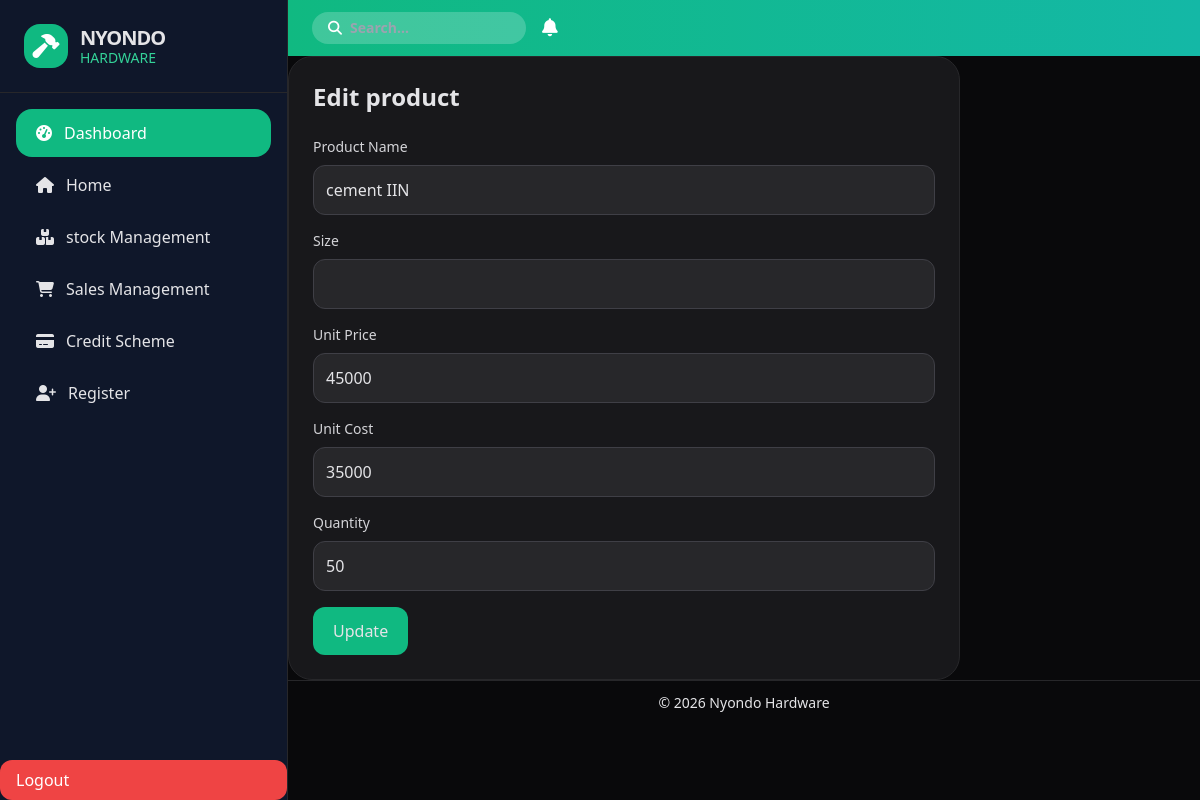
The app's page /edit-product/1/ (signed in), older data.
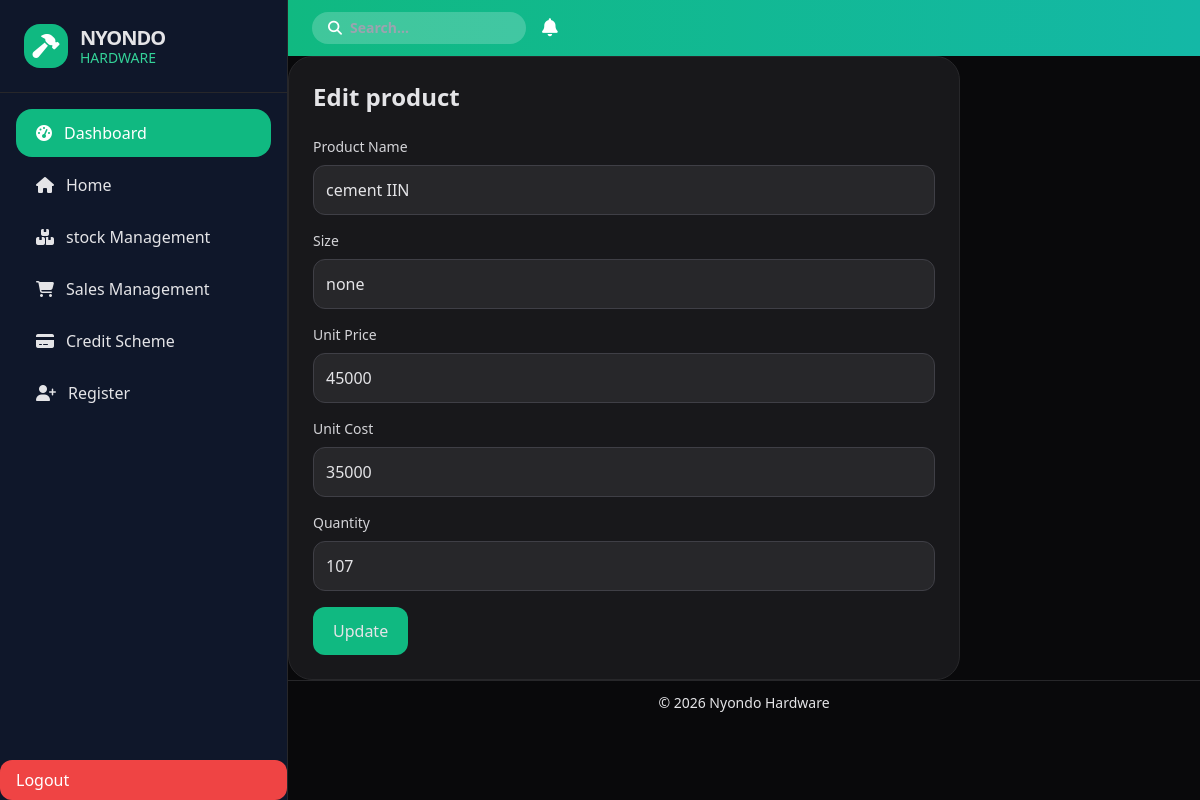
The same page, newer data.
### nyondo_app/models.py (models this page shows, shortened)
class Products (models.Model):
  product_name = models.CharField(max_length=50 ,default=0 )
  size = models.CharField(max_length= 20)
  unit_cost = models.IntegerField()
  unit_price = models.IntegerField()
  quantity = models.IntegerField()
  categories = models.ForeignKey(Categories, on_delete= models.CASCADE, )

### nyondo_app/views.py (the view, shortened to what this page needs)
# urls.py: path('edit-product/<int:pk>/', views.edit_product, name='edit_product'),
@login_required
def edit_product(request, pk):
    if request.user.role not in ["store_manager"  ,"overall_manager"]:
        return redirect("login")
    product = get_object_or_404(Products, id=pk)
    context = {
        "item": product,
        "type": "product"
    }
    return render(request, "edit.html", context)

### nyondo_app/templates/edit.html (shortened to what this page needs)
{% extends 'base.html' %}
{% block content %}
<div class="bg-zinc-900 p-6 rounded-3xl border border-zinc-800 max-w-2xl">
    <h2 class="text-2xl font-bold mb-6">
        Edit {{ type }}
    </h2>
    <form method="POST" class="space-y-4">
        {% if type == "product" %}
        <div>
            <label class="block mb-2 text-sm text-zinc-300">
                Product Name
            </label>
            <input type="text" name="product_name" value="{{ item.product_name }}"
                class="w-full p-3 rounded-xl bg-zinc-800 border border-zinc-700">
        </div>
        <div>
            <label class="block mb-2 text-sm text-zinc-300">
                Size
            </label>
            <input type="text" name="size" value="{{ item.size }}"
                class="w-full p-3 rounded-xl bg-zinc-800 border border-zinc-700">
        </div>
        <div>
            <label class="block mb-2 text-sm text-zinc-300">
                Unit Price
            </label>
            <input type="text" name="unit_price" value="{{ item.unit_price }}"
                class="w-full p-3 rounded-xl bg-zinc-800 border border-zinc-700">
        </div>
        <div>
            <label class="block mb-2 text-sm text-zinc-300">
                Unit Cost
            </label>
            <input type="text" name="unit_cost" value="{{ item.unit_cost }}"
                class="w-full p-3 rounded-xl bg-zinc-800 border border-zinc-700">
        </div>
        <div>
            <label class="block mb-2 text-sm text-zinc-300">
                Quantity
            </label>
            <input type="text" name="quantity" value="{{ item.quantity }}"
                class="w-full p-3 rounded-xl bg-zinc-800 border border-zinc-700">
        </div>
        {% endif %}
        <button class="bg-emerald-500 px-5 py-3 rounded-xl">
            Update
        </button>
    </form>
</div>
{% endblock %}

Row changes from the older to the newer data that the page shows:
changed Products "cement IIN": size (not shown) → "none"; quantity "50" → "107"
